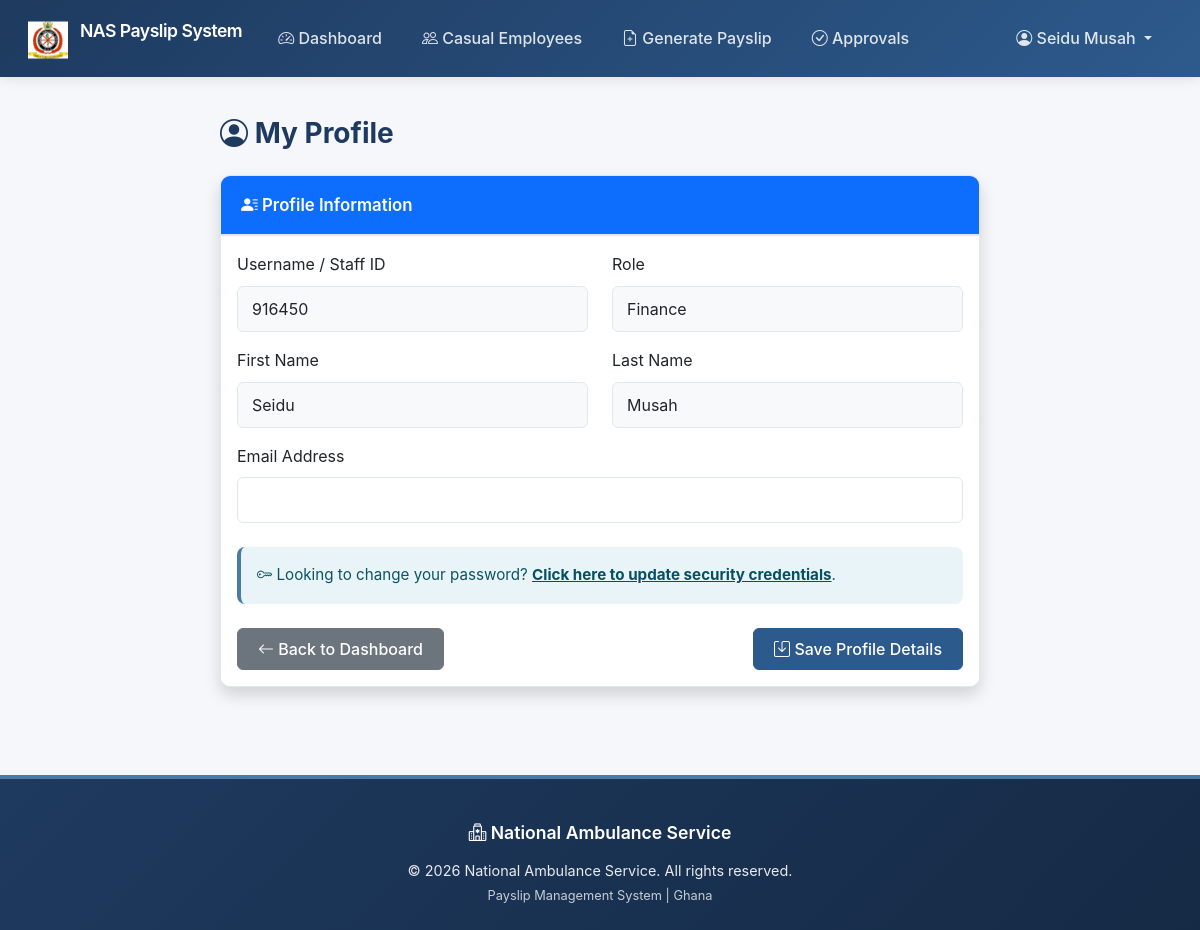
Page /profile/ (signed in) on the committed database.
### accounts/models.py (models this page shows, shortened)
class CustomUser(AbstractUser):
    ROLE_CHOICES = [
        ('admin', 'Admin'),
        ('staff', 'Staff'),
        ('hr_admin', 'HR Admin'),
        ('finance', 'Finance'),
    ]
    role = models.CharField(
        max_length=15,
        choices=ROLE_CHOICES,
        blank=True,
        null=True,
        help_text="Legacy role field - will be deprecated"
    )
    role_config = models.ForeignKey(
        'core_config.UserRole',
        on_delete=models.PROTECT,
        related_name='users',
        null=True,
        blank=True,
        verbose_name="Role (Dynamic)",
        help_text="User's role in the system (dynamic configuration)"
    )
    staff_id = models.CharField(
        max_length=50,
        blank=True,
        null=True,
        help_text="System User ID (distinct from Casual Employee Staff ID)"
    )
    department = models.CharField(max_length=100, blank=True, verbose_name="Department", help_text="Department this system user belongs to")
    unit = models.CharField(max_length=100, blank=True, verbose_name="Unit", help_text="Organizational unit")
    grade = models.CharField(max_length=50, blank=True, verbose_name="Grade", help_text="System user grade level")
    level = models.CharField(max_length=50, blank=True, verbose_name="Level", help_text="System user level")
    must_change_password = models.BooleanField(
        default=False,
        help_text="If True, user will be prompted to change password on login"
    )
    def get_role_code(self):
        if self.role_config:
            return self.role_config.code
        return self.role
    def is_admin(self):
        return self.get_role_code() == 'admin'
    def is_hr_admin(self):
        return self.get_role_code() == 'hr_admin'
    def is_finance(self):
        return self.get_role_code() == 'finance'

### accounts/views.py (the view, shortened to what this page needs)
# urls.py: path('profile/', views.profile, name='profile'),
@login_required
def profile(request):
    return render(request, 'accounts/profile.html', {'user': request.user})

### accounts/templates/accounts/profile.html (shortened to what this page needs)
{% extends 'accounts/base.html' %}
{% block content %}
<div class="row">
    <div class="col-md-8 offset-md-2">
        <h2 class="mb-4"><i class="bi bi-person-circle"></i> My Profile</h2>
        <div class="card shadow">
            <div class="card-header bg-primary text-white">
                <i class="bi bi-person-lines-fill"></i> Profile Information
            </div>
            <div class="card-body">
                <form method="post">
                    <div class="row">
                        <div class="col-md-6 mb-3">
                            <label class="form-label">Username / Staff ID</label>
                            <input type="text" class="form-control bg-light" value="{{ user.username }}" readonly>
                        </div>
                        <div class="col-md-6 mb-3">
                            <label class="form-label">Role</label>
                            <input type="text" class="form-control bg-light" value="{{ user.get_role_display }}"
                                readonly>
                        </div>
                    </div>
                    <div class="row">
                        <div class="col-md-6 mb-3">
                            <label for="first_name" class="form-label">First Name</label>
                            <input type="text" name="first_name" id="first_name"
                                class="form-control {% if not user.is_admin and not user.is_hr_admin %}bg-light{% endif %}"
                                value="{{ user.first_name }}" {% if not user.is_admin and not user.is_hr_admin %}readonly{% endif %}>
                        </div>
                        <div class="col-md-6 mb-3">
                            <label for="last_name" class="form-label">Last Name</label>
                            <input type="text" name="last_name" id="last_name"
                                class="form-control {% if not user.is_admin and not user.is_hr_admin %}bg-light{% endif %}"
                                value="{{ user.last_name }}" {% if not user.is_admin and not user.is_hr_admin %}readonly{% endif %}>
                        </div>
                    </div>
                    <div class="mb-3">
                        <label for="email" class="form-label">Email Address</label>
                        <input type="email" name="email" id="email" class="form-control" value="{{ user.email }}">
                    </div>
                    <div class="alert alert-info mt-4">
                        <i class="bi bi-key"></i> Looking to change your password?
                        <a href="{% url 'accounts:change_password' %}" class="alert-link">Click here to update security
                            credentials</a>.
                    </div>
                    <div class="d-flex justify-content-between mt-4">
                        <a href="{% url 'accounts:dashboard' %}" class="btn btn-secondary">
                            <i class="bi bi-arrow-left"></i> Back to Dashboard
                        </a>
                        <button type="submit" class="btn btn-primary">
                            <i class="bi bi-save"></i> Save Profile Details
                        </button>
                    </div>
                </form>
            </div>
        </div>
    </div>
</div>
{% endblock %}

### accounts/templates/accounts/base.html (shortened to what this page needs)
{% load static %}
<!DOCTYPE html>
<html lang="en">
<head>
    <link href="{% static 'vendor/bootstrap/css/bootstrap.min.css' %}" rel="stylesheet">
    <link rel="stylesheet" href="{% static 'vendor/bootstrap-icons/font/bootstrap-icons.css' %}">
    <link rel="stylesheet" href="{% static 'accounts/css/style.css' %}">
</head>
<body>
    <nav class="navbar navbar-expand-lg navbar-dark">
        <div class="container-fluid">
            <a class="navbar-brand" href="{% url 'accounts:dashboard' %}">
                <img src="{% static 'images/logo.png' %}" alt="NAS Logo" height="40"
                    class="d-inline-block align-text-top me-2">
                NAS Payslip System
            </a>
            <div class="collapse navbar-collapse" id="navbarNav">
                {% if user.is_authenticated %}
                <ul class="navbar-nav me-auto">
                    <li class="nav-item">
                        <a class="nav-link" href="{% url 'accounts:dashboard' %}">
                            <i class="bi bi-speedometer2"></i> Dashboard
                        </a>
                    </li>
                    {% if user.is_admin or user.is_hr_admin or user.is_finance %}
                    <li class="nav-item">
                        <a class="nav-link" href="{% url 'staff:employee_list' %}">
                            <i class="bi bi-people"></i> Casual Employees
                        </a>
                    </li>
                    {% endif %}
                    {% if user.is_finance %}
                    <li class="nav-item">
                        <a class="nav-link" href="{% url 'payroll:payslip_generate' %}">
                            <i class="bi bi-file-earmark-plus"></i> Generate Payslip
                        </a>
                    </li>
                    <li class="nav-item">
                        <a class="nav-link" href="{% url 'payroll:payslip_approve_list' %}">
                            <i class="bi bi-check-circle"></i> Approvals
                        </a>
                    </li>
                    {% endif %}
                </ul>
                <ul class="navbar-nav">
                    <li class="nav-item dropdown">
                        <a class="nav-link dropdown-toggle" href="#" id="navbarDropdown" role="button"
                            data-bs-toggle="dropdown">
                            <i class="bi bi-person-circle"></i> {{ user.get_full_name|default:user.username }}
                        </a>
                    </li>
                </ul>
                {% endif %}
            </div>
        </div>
    </nav>
    <div class="content-wrapper">
        {% block content %}{% endblock %}
    </div>
    <footer>
        <div class="container text-center">
            <div class="footer-brand">
                <i class="bi bi-hospital"></i> National Ambulance Service
            </div>
            <p class="footer-copyright">© 2026 National Ambulance Service. All rights reserved.</p>
            <p class="footer-rights mb-0">Payslip Management System | Ghana</p>
        </div>
    </footer>
</body>
</html>

### static/accounts/css/style.css (style rules this page uses)
:root { --primary-navy: #1e3a5f; --secondary-navy: #2d5a8c; --accent-blue: #4a7ba7; --light-gray: #f5f7fa; --border-gray: #e1e8ed; --text-dark: #2c3e50; --text-muted: #6c757d; --success-green: #27ae60; --warning-amber: #f39c12; --danger-red: #c0392b; }
body { background-color: var(--light-gray); font-family: 'Inter', 'Segoe UI', -apple-system, BlinkMacSystemFont, sans-serif; color: var(--text-dark); line-height: 1.6; }
.navbar { background: linear-gradient(135deg, var(--primary-navy) 0%, var(--secondary-navy) 100%) !important; box-shadow: 0 2px 12px rgba(0, 0, 0, .1); padding: 0.75rem 1rem; }
.navbar-brand { font-weight: 600; color: white !important; font-size: 1.1rem; letter-spacing: -0.5px; }
.nav-link { color: rgba(255, 255, 255, .85) !important; font-weight: 500; transition: all 0.3s ease; padding: 0.5rem 1rem !important; border-radius: 6px; margin: 0 0.25rem; }
.content-wrapper { max-width: 1400px; margin: 2.5rem auto; padding: 0 1.5rem; min-height: calc(100vh - 300px); }
h2 { color: var(--primary-navy); font-weight: 700; margin-bottom: 1.5rem; font-size: 1.75rem; }
.card { border: 1px solid var(--border-gray); box-shadow: 0 2px 8px rgba(0, 0, 0, .06); margin-bottom: 1.5rem; border-radius: 10px; overflow: hidden; transition: box-shadow 0.3s ease; }
.card-header { background-color: #ffffff; color: var(--primary-navy); font-weight: 600; font-size: 1.05rem; padding: 1rem 1.25rem; border-bottom: 2px solid var(--border-gray); }
.card-body { background-color: white; }
.btn-primary { background-color: var(--secondary-navy); border-color: var(--secondary-navy); font-weight: 500; padding: 0.5rem 1.25rem; border-radius: 6px; transition: all 0.3s ease; }
.btn-secondary { background-color: var(--text-muted); border-color: var(--text-muted); font-weight: 500; padding: 0.5rem 1.25rem; border-radius: 6px; transition: all 0.3s ease; }
.alert { border-radius: 8px; border: none; font-size: 0.95rem; }
.alert-info { background-color: #e8f4f8; color: #0c5460; border-left: 4px solid var(--accent-blue); }
.form-control { border: 1px solid var(--border-gray); border-radius: 6px; padding: 0.625rem 0.875rem; transition: all 0.3s ease; }
footer { background: linear-gradient(135deg, var(--primary-navy) 0%, #152a45 100%); color: white; padding: 2.5rem 0 1.5rem 0; margin-top: 4rem; border-top: 4px solid var(--accent-blue); }
footer .footer-brand { font-size: 1.1rem; font-weight: 600; margin-bottom: 0.75rem; color: white; }
footer .footer-copyright { font-size: 0.9rem; opacity: 0.9; margin-bottom: 0.25rem; }
footer .footer-rights { font-size: 0.8rem; opacity: 0.75; }

### rows in the picture
CustomUser: get_full_name "Seidu Musah", username "916450", role "Finance", first_name "Seidu", last_name "Musah"
